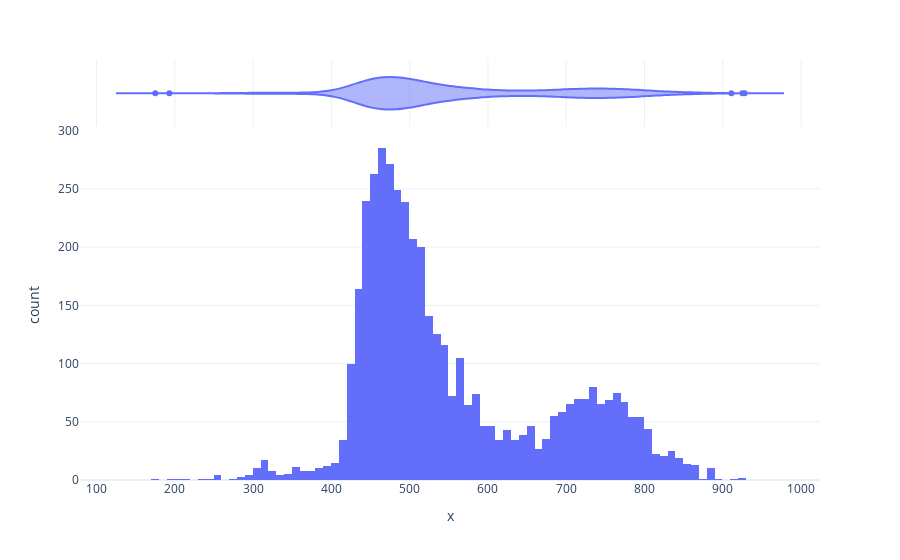

Source (notebook cell):
### Code cell
px.histogram(x = df.y, marginal = "violin")

### Figure 1 — Plotly figure (JSON) as saved in the notebook; plotly's stock layout.template omitted (floating-point values rounded to 4 significant figures; data arrays with more than 128 entries replaced by an {"elided": "..."} marker saying what was removed)
{"data": [{"alignmentgroup": "True", "bingroup": "x", "hovertemplate": "x=%{x}<br>count=%{y}<extra></extra>", "legendgroup": "", "marker": {"color": "#636efa", "pattern": {"shape": ""}}, "name": "", "offsetgroup": "", "orientation": "v", "showlegend": false, "type": "histogram", "x": {"elided": "4380 int values"}, "xaxis": "x", "yaxis": "y"}, {"alignmentgroup": "True", "hovertemplate": "x=%{x}<extra></extra>", "legendgroup": "", "marker": {"color": "#636efa"}, "name": "", "offsetgroup": "", "scalegroup": "x", "showlegend": false, "type": "violin", "x": {"elided": "4380 int values"}, "xaxis": "x2", "yaxis": "y2"}], "layout": {"barmode": "relative", "legend": {"tracegroupgap": 0}, "margin": {"t": 60}, "xaxis": {"anchor": "y", "domain": [0, 1], "title": {"text": "x"}}, "xaxis2": {"anchor": "y2", "domain": [0, 1], "matches": "x", "showgrid": true, "showticklabels": false}, "yaxis": {"anchor": "x", "domain": [0, 0.8316], "title": {"text": "count"}}, "yaxis2": {"anchor": "x2", "domain": [0.8416, 1], "matches": "y2", "showgrid": false, "showline": false, "showticklabels": false, "ticks": ""}}}
